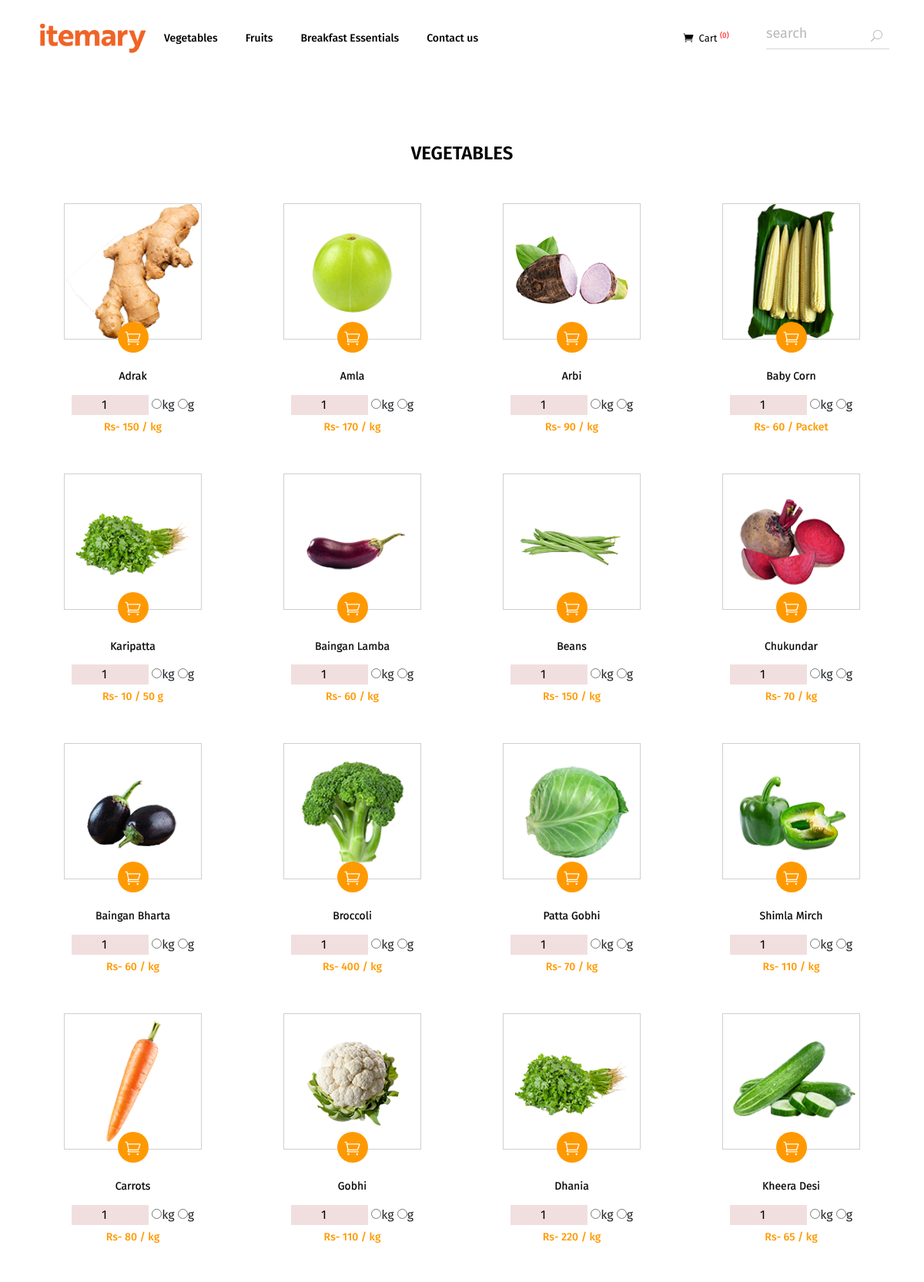
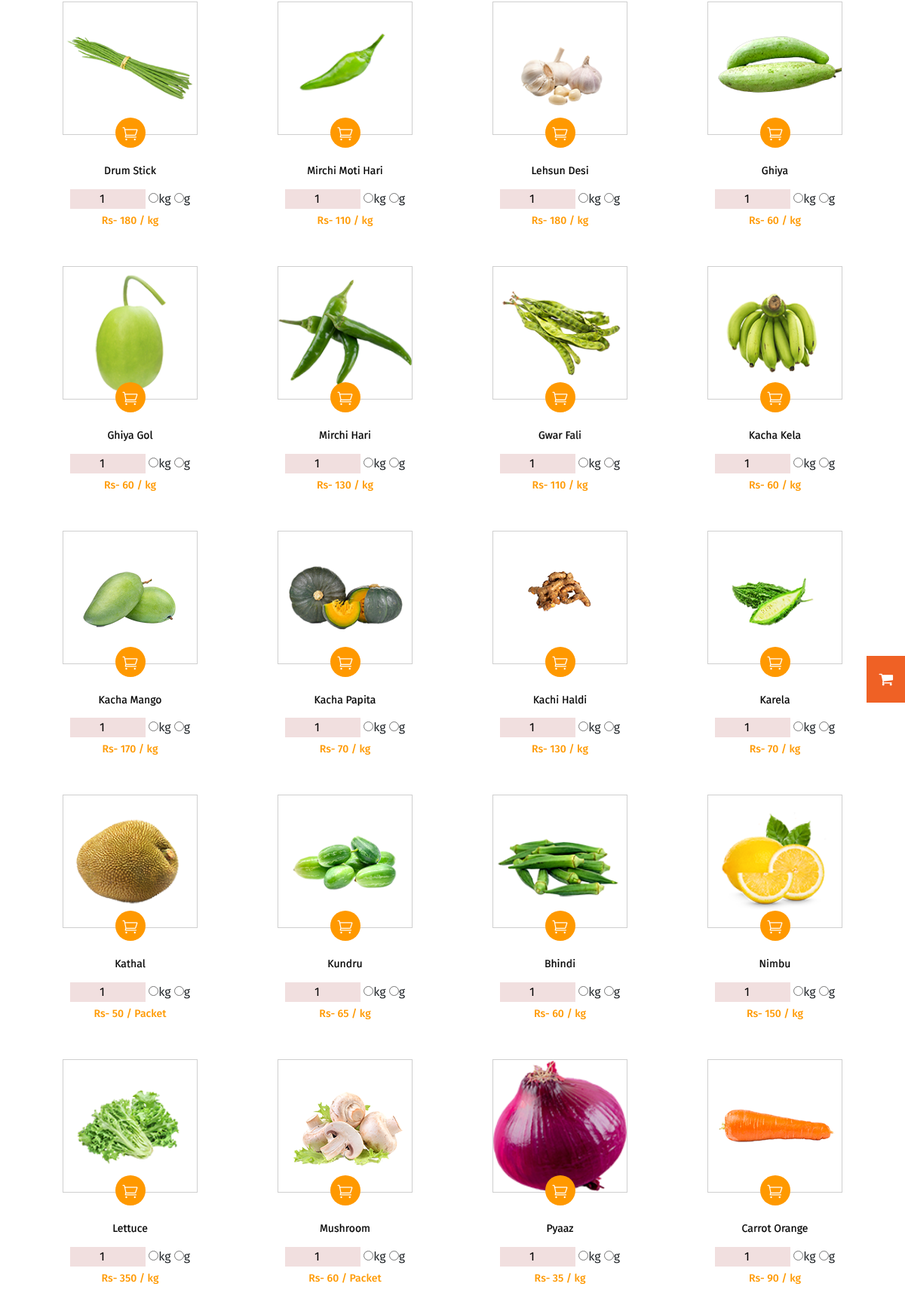
Page /index.php/vegetable (upper part) on the committed database (2 pictures, top to bottom).
### tables this page shows
CREATE TABLE `item_product` (
  `id` int(11) NOT NULL,
  `name` text,
  `price` text,
  `qty` text,
  `details` text,
  `unit_id` int(11) DEFAULT NULL,
  `p_category` int(20) DEFAULT NULL,
  `image` text,
  `status` enum('A','D') DEFAULT NULL,
  `created_at` datetime NOT NULL DEFAULT CURRENT_TIMESTAMP
);

CREATE TABLE `item_units_category` (
  `id` int(11) NOT NULL,
  `name` text,
  `created_at` datetime DEFAULT CURRENT_TIMESTAMP,
  `status` enum('A','D') NOT NULL
);

### application/helpers/custom_helper.php (called while the page is built, shortened)
<?php
function view_page($page,$data = []){
	$CI = &get_instance();
	$CI->load->view('common/header_links');
	$CI->load->view('common/header');
	$CI->load->view($page,$data);
}
        ?>

### application/controllers/Vegetable.php (called while the page is built, shortened)
<?php
class Vegetable extends CI_Controller {
		public function index(){
		$where = ['p_category' => 2,'status' => 'A'];
			$data['vegetable']=$this->app_model->select_all('item_product',$where);
			view_page('vegetables',$data);
		}
}

### index.php (called while the page is built, shortened)
<?php
require_once BASEPATH.'core/CodeIgniter.php';

### application/models/App_model.php (called while the page is built, shortened)
<?php
 class App_model extends CI_Model{
 	public function select_all($table, $where, $filters=[]){
 		$this->db->where($where);
 		$query = $this->db->from($table)->get();
 		     return $query->result();
 	 }
         public function select_one($table, $where, $queries = []){
   $select = '*';
   $this->db->select($select);
   if($where){
   $this->db->where($where);
   }
   $query = $this->db->from($table)->get();
   $data = $query->row();
   $rows = $query->num_rows();
   $return = [];
   if($return == 'both' && $data && $rows){
    $return = [
        'data'  => $data,
        'rows'  => $rows
    ];
   }elseif($return == 'rows' && $rows){
    $return = $rows;
   }elseif($data){
    $return = $data;
   }
   return $return;
 }
 }
 ?>

### application/views/vegetables.php (the view, shortened to what this page needs)
<div class="product">
    <div class="container">
        <div class="commontop text-center">
            <h4>VEGETABLES</h4>
        </div>
        <div class="row update">
            <?php foreach ($vegetable as $product) {
                    $where = [
                     'id'=> $product->unit_id
                 ];
                 $units=$this->app_model->select_one('item_units_category',$where);
                 ?>
            <form action="" method="post" class="cart-form" style="display: contents!important;">
                <div class="col-md-3 col-lg-3 col-sm-4 col-xs-6">
                    <div class="product-thumb">
                        <div class="image">
                            <a href="shop.html">
                                <img src="<?=base_url('admin/assets/images/product/').$product->image?>" alt="image"
                                    title="image" class="img-fluid" />
                            </a>
                            <div class="onhover1">
                                <div class="button-group">
                                    <button type="submit"><i class="icon_cart_alt "></i></button>
                                </div>
                            </div>
                        </div>
                        <div class="caption text-center">
                            <h4><a href="shop.html"><?=$product->name?></a></h4>
                            <div class="rating form">
                                <input type="number" name="product_qty" value="1" min="1" max="10"
                                    style="width:100px;background:#f1dfdf;border:none;    text-align: center;">
                                <input id="kg" type="radio" value="kg" name="product_unit" required>kg
                                <input id="kg" type="radio" value="g" name="product_unit" required>g
                            </div>
                            <p class="price"> Rs- <?=$product->price?> / <?=@$product->qty?> <?=$units->name?></p>
                        </div>
                    </div>
                </div>
            </form>
            <?php } ?>
        </div>
    </div>
</div>

### application/views/vegetables.php (style rules this page uses)
.image { text-align: center !important; }
.image a img { height: 175px !important; }

### rows in the picture
item_product: image (picture), name "Adrak", price "150", item_units_category.name "kg"
item_product: image (picture), name "Amla", price "170", item_units_category.name "kg"
item_product: image (picture), name "Arbi", price "90", item_units_category.name "kg"
item_product: image (picture), name "Baby Corn", price "60", item_units_category.name "Packet"
item_product: image (picture), name "Karipatta", price "10", qty "50", item_units_category.name "g"
item_product: image (picture), name "Baingan Lamba", price "60", item_units_category.name "kg"
item_product: image (picture), name "Beans", price "150", item_units_category.name "kg"
item_product: image (picture), name "Chukundar", price "70", item_units_category.name "kg"
item_product: image (picture), name "Baingan Bharta", price "60", item_units_category.name "kg"
item_product: image (picture), name "Broccoli", price "400", item_units_category.name "kg"
item_product: image (picture), name "Patta Gobhi", price "70", item_units_category.name "kg"
item_product: image (picture), name "Shimla Mirch", price "110", item_units_category.name "kg"
item_product: image (picture), name "Carrots", price "80", item_units_category.name "kg"
item_product: image (picture), name "Gobhi", price "110", item_units_category.name "kg"
item_product: image (picture), name "Dhania", price "220", item_units_category.name "kg"
item_product: image (picture), name "Kheera Desi", price "65", item_units_category.name "kg"
item_product: image (picture), name "Drum Stick", price "180", item_units_category.name "kg"
item_product: image (picture), name "Mirchi Moti Hari", price "110", item_units_category.name "kg"
item_product: image (picture), name "Lehsun Desi", price "180", item_units_category.name "kg"
item_product: image (picture), name "Ghiya", price "60", item_units_category.name "kg"
item_product: image (picture), name "Ghiya Gol", price "60", item_units_category.name "kg"
item_product: image (picture), name "Mirchi Hari", price "130", item_units_category.name "kg"
item_product: image (picture), name "Gwar Fali", price "110", item_units_category.name "kg"
item_product: image (picture), name "Kacha Kela", price "60", item_units_category.name "kg"
item_product: image (picture), name "Kacha Mango", price "170", item_units_category.name "kg"
item_product: image (picture), name "Kacha Papita", price "70", item_units_category.name "kg"
item_product: image (picture), name "Kachi Haldi", price "130", item_units_category.name "kg"
item_product: image (picture), name "Karela", price "70", item_units_category.name "kg"
item_product: image (picture), name "Kathal", price "50", item_units_category.name "Packet"
item_product: image (picture), name "Kundru", price "65", item_units_category.name "kg"
item_product: image (picture), name "Bhindi", price "60", item_units_category.name "kg"
item_product: image (picture), name "Nimbu", price "150", item_units_category.name "kg"
item_product: image (picture), name "Lettuce", price "350", item_units_category.name "kg"
item_product: image (picture), name "Mushroom", price "60", item_units_category.name "Packet"
item_product: image (picture), name "Pyaaz", price "35", item_units_category.name "kg"
item_product: image (picture), name "Carrot Orange", price "90", item_units_category.name "kg"

### other values in the picture
$this->cart->total_items() "0"
